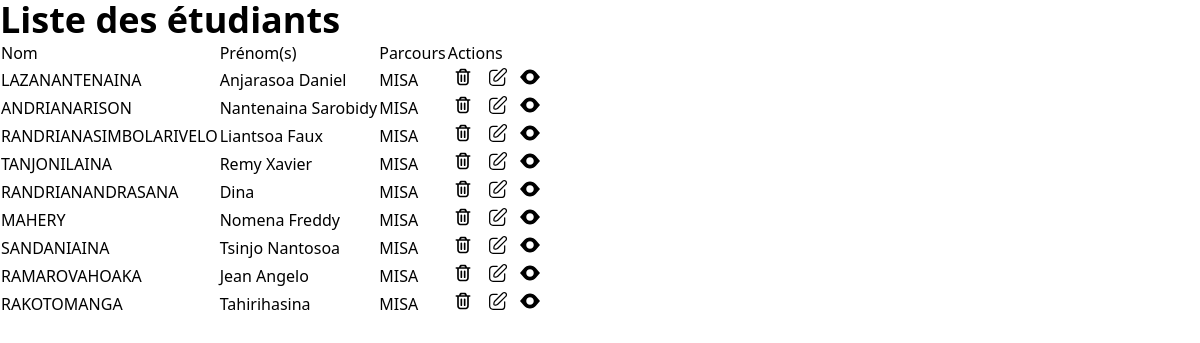
Page /php/list.php on the committed database.
### tables this page shows
CREATE TABLE `etudiant` (
  `id` int NOT NULL AUTO_INCREMENT,
  `nom` varchar(100) DEFAULT NULL,
  `prenom` varchar(50) DEFAULT NULL,
  `id_parcours` int DEFAULT NULL,
  `adresse` varchar(100) DEFAULT NULL,
  `sexe` varchar(20) DEFAULT NULL,
  `dob` date DEFAULT NULL,
  PRIMARY KEY (`id`),
  KEY `EtudiantToParcours` (`id_parcours`),
  CONSTRAINT `EtudiantToParcours` FOREIGN KEY (`id_parcours`) REFERENCES `parcours` (`id`)
);

CREATE TABLE `parcours` (
  `id` int NOT NULL AUTO_INCREMENT,
  `libelle` varchar(50) DEFAULT NULL,
  `id_mention` int NOT NULL,
  PRIMARY KEY (`id`)
);

### php/list.php (the view, shortened to what this page needs)
<?php
    include './database.php'
?>
<!DOCTYPE html>
<html lang="en">
<head>
    <link rel="stylesheet" href="./../style.css">
    <link rel="stylesheet" href="./../output.css">
</head>
<body class="">
<div class="w-1/2">
    <h1 class="!font-extrabold text-4xl">Liste des étudiants</h1>
    <table >
        <thead>
            <td>Nom</td>
            <td>Prénom(s)</td>
            <td>Parcours</td>
            <td>Actions</td>
        </thead>
        <tbody>
            <?php
                $sql='SELECT nom, prenom,etudiant.id,sexe,libelle,adresse,dob FROM etudiant JOIN parcours ON etudiant.id_parcours= parcours.id ORDER BY etudiant.id';
                $result= $conn->query($sql);
                $data=$result->fetchAll();
                if(isset($data)){
                    foreach ($data as $row){
                        echo'<tr><td>'.$row['nom'].'</td><td>'.$row['prenom'].'</td><td>'.$row['libelle'].'</td>';
                        echo '<td class="action"><form action="delete.php" method="post"><div><input type="text" name="idStudent" hidden value="'.$row['id'].'"><button type="submit"><svg width="30px" height="20px" viewBox="0 0 24 24" fill="none" xmlns="http://www.w3.org/2000/svg">' ;
                        echo '</svg></button></div></form>';
                        echo '<form action="updateForm.php" method="post"><div>';
                        echo '<button  type="submit"><svg width="30px" height="20px" viewBox="0 0 24 24" fill="none" xmlns="http://www.w3.org/2000/svg">';
                        echo '</svg></button></div></form></td>';
                        echo '<td><form action="more.php" method="post"><div>';
                        echo '<button type="submit"><svg width="30px" height="20px" viewBox="0 0 16 16" fill="none" xmlns="http://www.w3.org/2000/svg">';
                        echo '</svg></button></div></form></td></tr>';
                    }
                }
            ?>
        </tbody>
    </table>
   </div>
</body>
</html>

### style.css (style rules this page uses)
.action { display: flex; gap: 5px; }

### rows in the picture
etudiant: nom "LAZANANTENAINA", prenom "Anjarasoa Daniel", id_parcours.libelle "MISA"
etudiant: nom "ANDRIANARISON", prenom "Nantenaina Sarobidy", id_parcours.libelle "MISA"
etudiant: nom "RANDRIANASIMBOLARIVELO", prenom "Liantsoa Faux", id_parcours.libelle "MISA"
etudiant: nom "TANJONILAINA", prenom "Remy Xavier", id_parcours.libelle "MISA"
etudiant: nom "RANDRIANANDRASANA", prenom "Dina", id_parcours.libelle "MISA"
etudiant: nom "MAHERY", prenom "Nomena Freddy", id_parcours.libelle "MISA"
etudiant: nom "SANDANIAINA", prenom "Tsinjo Nantosoa", id_parcours.libelle "MISA"
etudiant: nom "RAMAROVAHOAKA", prenom "Jean Angelo", id_parcours.libelle "MISA"
etudiant: nom "RAKOTOMANGA", prenom "Tahirihasina", id_parcours.libelle "MISA"
